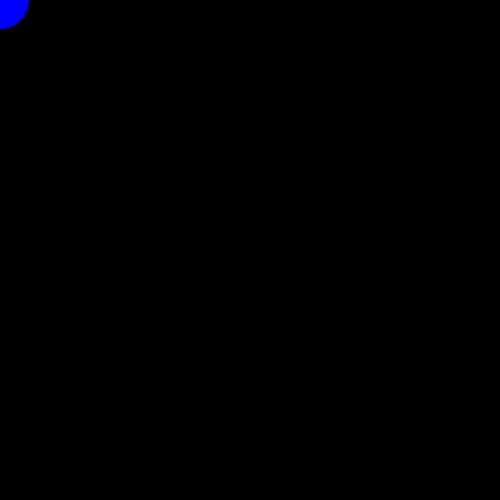
Frame 1 (no input)
Frame 60 (the mouse pressed at the canvas centre just before this capture): identical to frame 1, image omitted
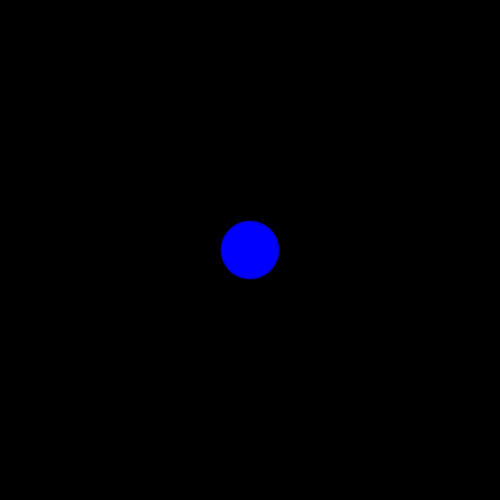
Frame 120 (the mouse held since frame 60 and released just before this capture)

The Processing sketch that drew these frames (run headless with seeded random() and noise(); from frame 60 on, the mouse is pressed at the canvas centre):

// Processing sketch: object_with_transparent_tail
// ── object_with_transparent_tail.pde
//guidance from Learning Processing chapter 9 (arrays)
// an ellipse with a tail

Object myObject;

void setup() {
  size (500,500);

  myObject = new Object();

}

void draw() {
  background(0);
  noCursor();

  myObject.display();
}

//object made with a class
class Object {
  // variables x and y positions
  int[] x = new int[60];
  int[] y = new int[60];


  void display() {

   // array values
    for (int i = 0; i < x.length - 1; i++) {
      x[i] = x[i + 1];
      y[i] = y[i + 1];
    }

    //updating last array with mouse location
   x[x.length - 1] = mouseX;
   y[y.length - 1] = mouseY;

   //drawing the object in each array where its tied to the loop counter i
   for (int i = 0; i < x.length; i++) {
     fill(0,0,255,127); //adding the fourth number adds the alpha value, set it to 127 so its almost 50% transparent.
     noStroke();
     ellipse(x[i],y[i],i,i);
   }
  }
}
